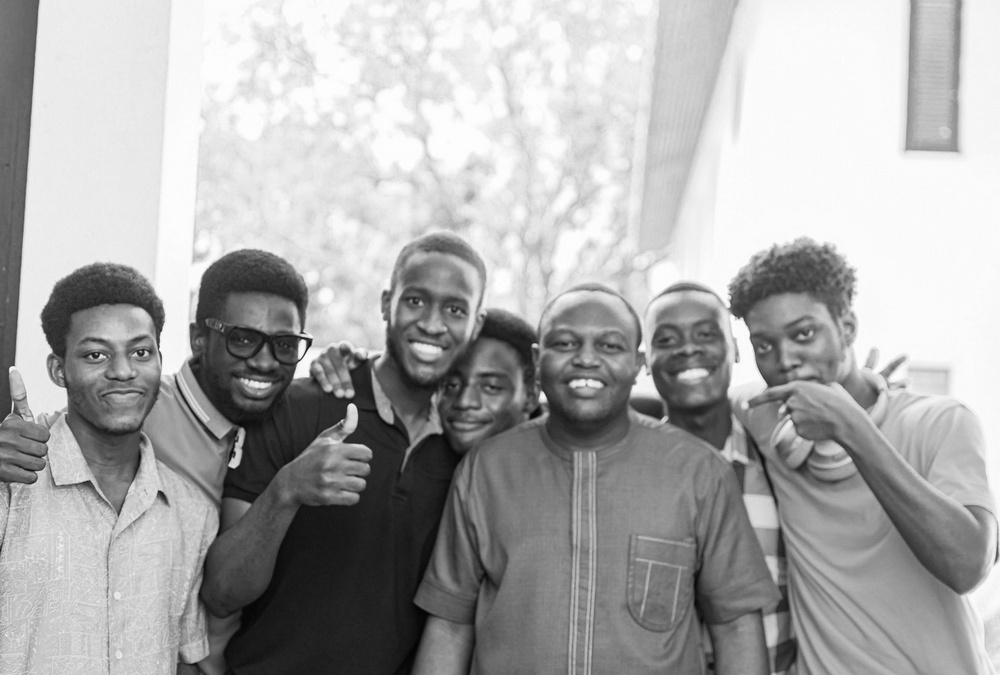
#> input picture Resources/OriginalImage.jpg, 1000 x 675 px, shrunk from 1600 x 1080 before the run, found by its file name
$ python QuantizationBinning16.py
#> lines starting #> are read from the running program, lines starting #| are printed output that depends on the picture
import cv2
import numpy as np

# Read the original grayscale image
image = cv2.imread('./Resources/OriginalImage.jpg', cv2.IMREAD_GRAYSCALE)
#> image is the input picture: shape (675, 1000); min 3, max 255, mean 170.1

# Define the quantization levels
quantization_levels = np.arange(0, 256, 16)  # Grouping values every 16 units

# Apply quantization
quantized_image = np.digitize(image, quantization_levels) * 16 - 8  # Adjusting to mid-point of each bin
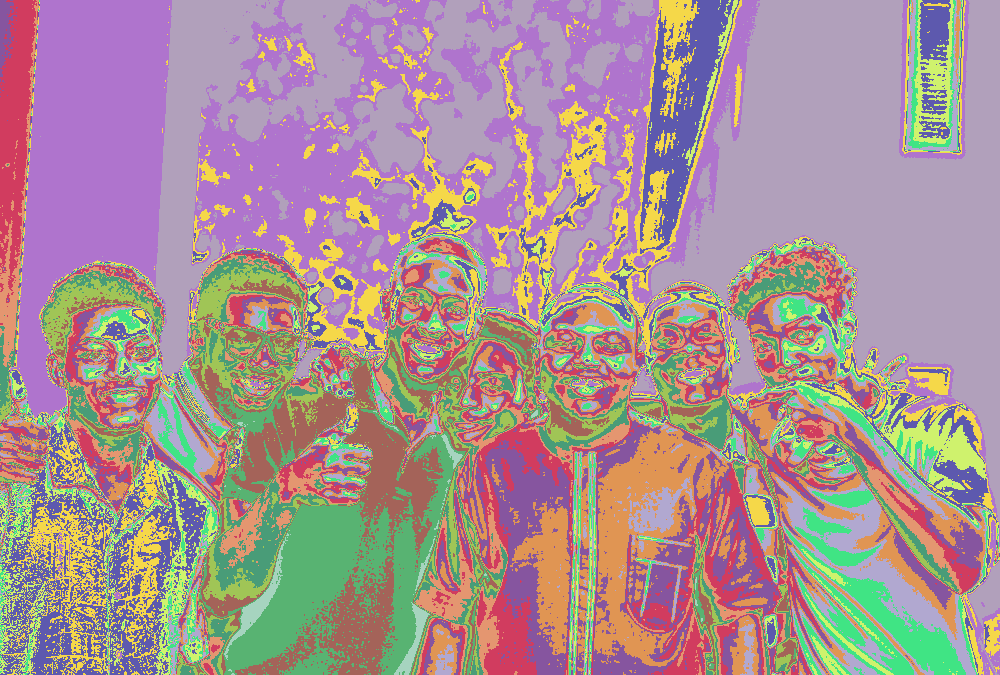
#> quantized_image: shape (675, 1000) int64; 16 distinct labels, from 8 to 248; one colour per label, 0 black

# Save the quantized image
cv2.imwrite('./Resources/QuantizedImage16.jpg', quantized_image)

print("Quantized image saved as QuantizedImage.jpg")
